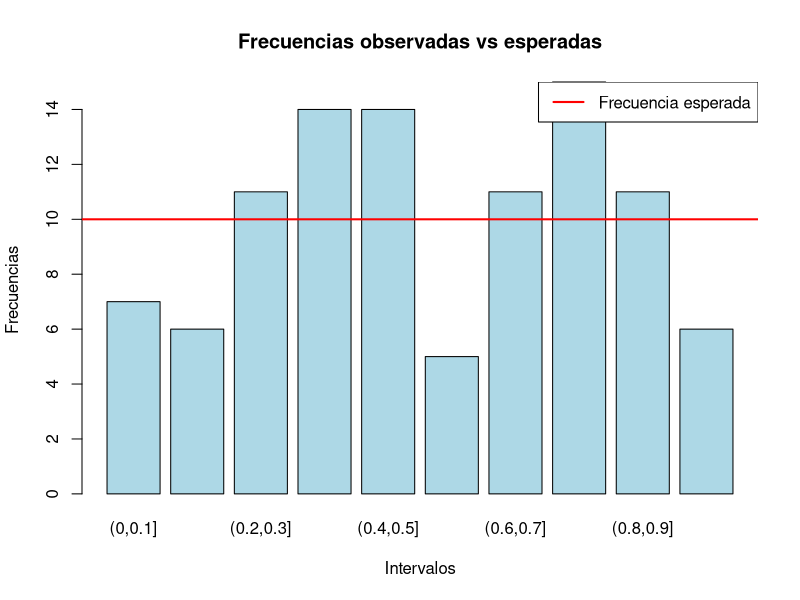
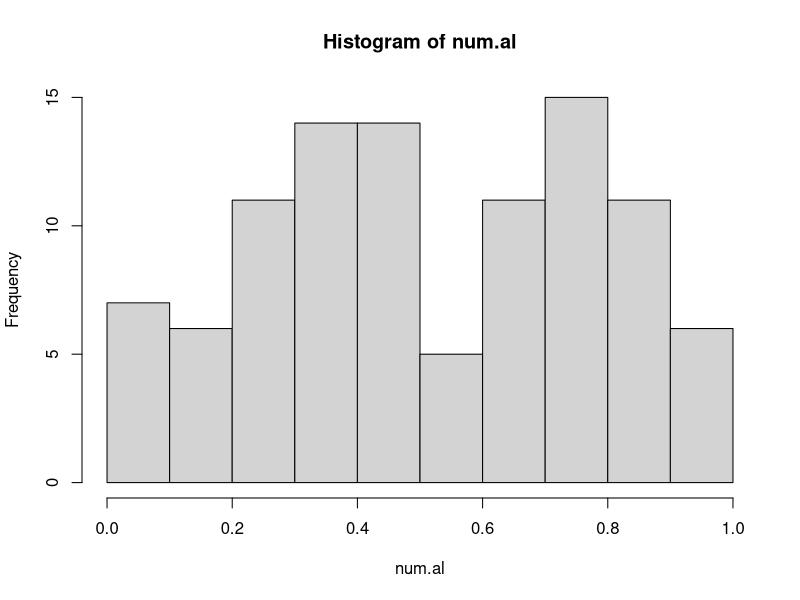

These figures' R source, in order:
# VAMOS A USAR ESTE SCRIPT PARA REALIZAR EL TEST DE CHI CUADRADO
# ESTE TEST ES PARA VARIABLES DISCRETAS
set.seed(1)
num.al = runif(100)
# CREAMOS UNA FUNCIÓN QUE NOS HAGA EL TEST DE CHI CUADRADO
# PARA ELLO, VAMOS A AGRUPAR LOS NÚMEROS EN 10
chi_cuadrado = function(num.al, k){
  n = length(num.al)
  # CREAMOS LOS INTERVALOS
  intervalos = seq(0, 1, length.out = k+1)
  # CREAMOS UNA TABLA DE FRECUENCIAS OBSERVADAS
  frecuencias_observadas = hist(num.al, breaks = intervalos, plot = FALSE)$counts
  # FRECUENCIA ESPERADA
  frecuencias_esperadas = rep(n/k, k)
  # REALIZAMOS EL TEST DE CHI CUADRADO
  test = chisq.test(frecuencias_observadas, p = rep(1/k, k))
  return(test)
}
res = chi_cuadrado(num.al, 10)
str(res)
print(res$p.value)
# SI EL P VALUE ES MAYOR QUE 0.05, NO RECHAZAMOS
# SI EL P VALUE ES MENOR QUE 0.05, RECHAZAMOS LA HIPÓTESIS NULA
# AHORA VAMOS A HACERLO DE MANERA GRÁFICA
# DIBUJAMOS LAS FRECUENCIAS OBSERVADAS Y ESPERADAS
barplot(table(cut(num.al, breaks = seq(0, 1, length.out = 11))), main = "Frecuencias observadas vs esperadas", xlab = "Intervalos", ylab = "Frecuencias", col = "lightblue")
abline(h = length(num.al)/10, col = "red", lwd = 2) # Dibuja la línea de la frecuencia esperada
legend("topright", legend = c("Frecuencia esperada"), col = c("red"), lwd = 2)  


# --------------------------- MANERA DE LA PROFESORA --------------------------- #
# FORMA 1 
set.seed(1)
num.al = runif(100)
hist(num.al)

cortes = seq(0,1, by=0.1) # Crea los intervalos
tabla = table(cut(num.al, cortes)) # Crea la tabla de frecuencias observ
print(tabla)

contraste = chisq.test(tabla) # Realiza el test de chi cuadrado
print(contraste)
print(contraste$p.value) # Imprime el p-value


# FORMA 2
frec.obs = numeric()
for (i in 1:(length(cortes)-1)){
  frec.obs[i] = sum((cortes[i] <num.al) & (num.al <= cortes[i+1]))
}

print(frec.obs)
V = sum((frec.obs - 0.1*length(num.al))^2/(0.1*length(num.al)))
print(V)

p_valor = 1- pchisq(V, (length(cortes)-1)-1) # Grados de libertad = número de intervalos - 1 - número de parámetros estimados (en este caso 0 
print(p_valor)


# FORMA 3
set.seed(1)
res = chisq.test(frec.obs, p=rep(0.1,times =length(frec.obs))) # p es la probabilidad teórica de cada intervalo
print(res$p.value)
